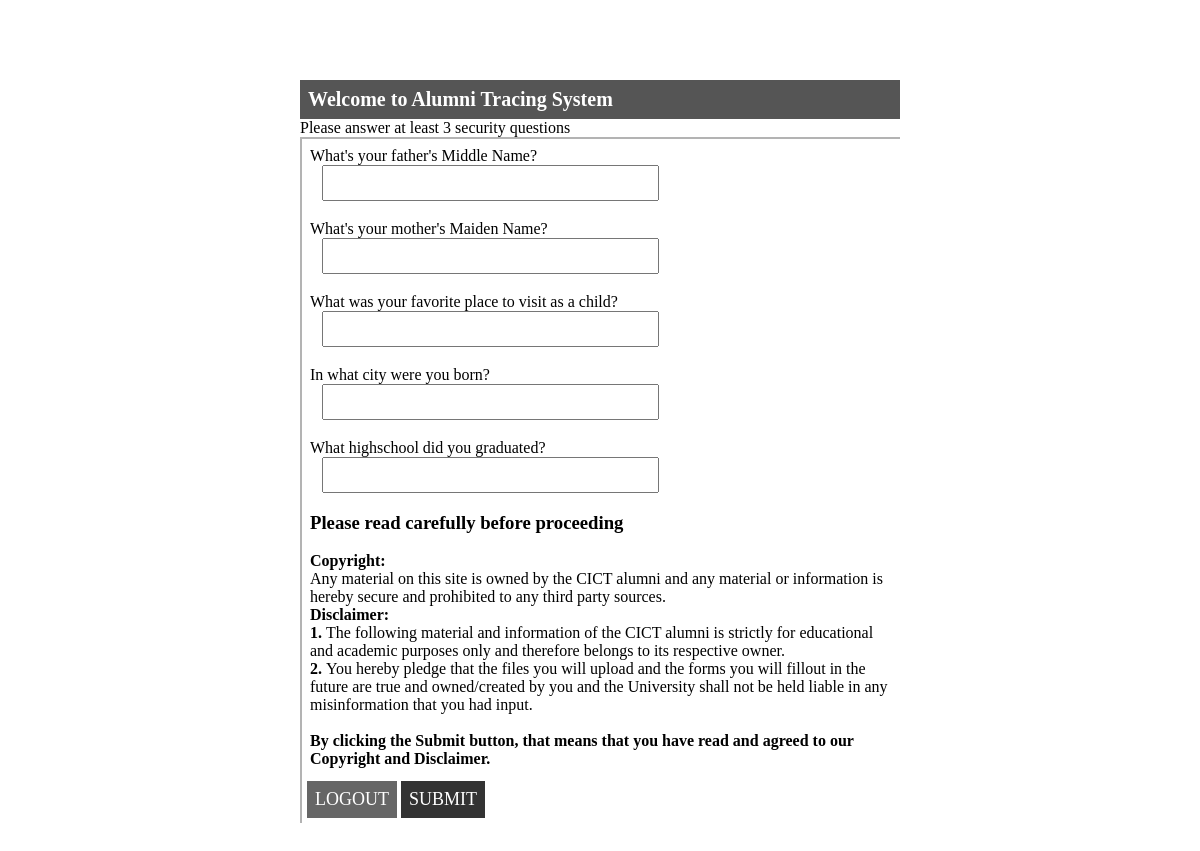
Page /security-question-form.php on the committed database.
### tables this page shows
CREATE TABLE `security_questions` (
  `sq_id` int(2) NOT NULL,
  `security_question` varchar(200) NOT NULL
);

### security-question-form.php (the view, shortened to what this page needs)
<!DOCTYPE html>
<html>
<head>
</head>
<body>
<?php
require_once 'db.php';
$questions = $db->query("SELECT * FROM security_questions");
?>
<div class="sq-wrapper">
	<div class="sq-header">
		<h4> Welcome to Alumni Tracing System </h4>
		<p> Please answer at least 3 security questions </p>
	</div>
	<div class="sq-content">
		<form method="post" action="sq-form-submit.php" id="sq-form">
		<?php while($question = $questions->fetch_object()){ ?>
		<div class="sq-row">
			<div class="sq-fieldset">
				<label> <?php echo $question->security_question; ?> </label>
				<div class="input-wrapper">
					<input type="text" name="sq[<?php echo $question->sq_id;?>]" />
				</div>
			</div>
		</div>
		<?php } ?>
		<div class="cad">
			<p>
				<h3> Please read carefully before proceeding </h3>
				<br/>
				<b>Copyright:</b> <br/>
				Any material on this site is owned by the CICT alumni and any material or information
				is hereby secure and prohibited to any third party sources. <br/>
				<b>Disclaimer: </b><br/>
				<b>1. </b>The following material and information of the CICT alumni is strictly for educational and
				academic purposes only and therefore belongs to its respective owner. <br/>
				<b>2. </b>You hereby pledge that the files you will upload and the forms you will fillout in the future are true
				and owned/created by you and the University shall not be held liable in any misinformation that you had input.<br/>
			</p>
			<br/>
			<h4> By clicking the Submit button, that means that you have read and agreed to our Copyright and Disclaimer. </h4>
		</div>
		<div class="sq-row sq-btns">
			<button class="sq-btn" id="logout" onclick="location.href='logout.php'" type="button"> LOGOUT </button>
			<button class="sq-btn" id="submit"> SUBMIT </button>
		</div>
		</form>
	</div>
</div>
</body>
</html>

### security-question-form.php (style rules this page uses)
* { box-sizing: border-box; margin: 0; padding: 0; font-family: "Cambria"; }
.sq-wrapper { width: 50%; margin: 80px auto; }
.sq-header h4 { padding: 8px; background: #555; color: white; font-size: 20px; }
.sq-header p { border-bottom: 2px solid #b3b3b3; }
.sq-content { border-left: 2px solid #b3b3b3; }
.sq-row { padding: 5px; }
.sq-fieldset { padding: 3px; }
.input-wrapper input { padding: 8px; width: 100%; outline: none; }
.input-wrapper { width: 60%; padding-left: 12px; }
.sq-btn { padding: 8px; font-size: 18px; cursor: pointer; border: none; color: white; }
.sq-btn#logout { background: #666; }
.sq-btn#submit { background: #333; }
div.cad { padding: 8px; }

### rows in the picture
security_questions: security_question "What's your father's Middle Name?"
security_questions: security_question "What's your mother's Maiden Name?"
security_questions: security_question "What was your favorite place to visit as a child?"
security_questions: security_question "In what city were you born?"
security_questions: security_question "What highschool did you graduated?"
